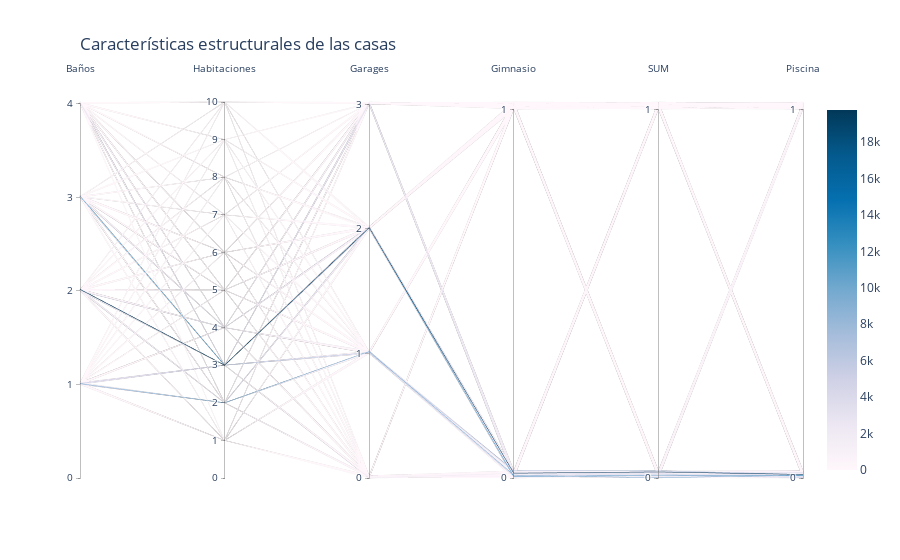

Notebook code for this chart:
### Markdown cell above
### Casa

### Code cell
tryDf = df[['tipodepropiedad', 'habitaciones', 'garages', 'banos', 'gimnasio', 'usosmultiples', 'piscina']]
tryDf = tryDf.loc[tryDf.tipodepropiedad.isin(['Casa'])]
tryDf = tryDf.groupby(['habitaciones', 'garages', 'banos', 'gimnasio', 'usosmultiples', 'piscina']).size()
tryDf = tryDf.to_frame().reset_index()
tryDf.columns = tryDf.columns.map(str)
tryDf = tryDf.sort_values(by='0', ascending=False)

# print(tryDf)
# print(len(tryDf))

low, high = 0, 0.02
tryDf['garages'] = tryDf['garages'].apply(lambda x: x + np.random.uniform(low, high))
tryDf['banos'] = tryDf['banos'].apply(lambda x: x + np.random.uniform(low, high))
tryDf['gimnasio'] = tryDf['gimnasio'].apply(lambda x: x + np.random.uniform(low, high))
tryDf['piscina'] = tryDf['piscina'].apply(lambda x: x + np.random.uniform(low, high))
tryDf['usosmultiples'] = tryDf['usosmultiples'].apply(lambda x: x + np.random.uniform(low, high))

myLayout = go.Layout(
    title=go.layout.Title(
        text='Características estructurales de las casas',
        xref='paper',
        x=0
    )
)

fig = go.Figure(data=
    go.Parcoords(
        line = dict(color = tryDf['0'],
                   colorscale = 'PuBu',
                   showscale = True,
                   reversescale = False,
                   cmin = 0),
        dimensions = list([
            dict(range = [0,4+high],
                label = 'Baños', values = tryDf['banos'],
                tickvals = [0,1,2,3,4]),
            dict(range = [0,10],
                label = 'Habitaciones', values = tryDf['habitaciones'],
                tickvals = [0,1,2,3,4,5,6,7,8,9,10]),
            dict(range = [0,3+high],
                label = 'Garages', values = tryDf['garages'],
                tickvals = [0,1,2,3]),
            dict(range = [0,1+high],
                label = 'Gimnasio', values = tryDf['gimnasio'],
                tickvals = [0,1]),
            dict(range = [0,1+high],
                label = 'SUM', values = tryDf['usosmultiples'],
                tickvals = [0,1]),
            dict(range = [0,1+high],
                label = 'Piscina', values = tryDf['piscina'],
                tickvals = [0,1])
        ])
    ),
layout = myLayout)

fig.update_layout(
    plot_bgcolor = 'white',
    paper_bgcolor = 'white'
)

fig.show()

### Figure 1 — Plotly figure (JSON) as saved in the notebook; plotly's stock layout.template omitted (floating-point values rounded to 4 significant figures; data arrays with more than 128 entries replaced by an {"elided": "..."} marker saying what was removed)
{"data": [{"dimensions": [{"label": "Baños", "range": [0, 4.02], "tickvals": [0, 1, 2, 3, 4], "values": {"elided": "507 float values"}}, {"label": "Habitaciones", "range": [0, 10], "tickvals": [0, 1, 2, 3, 4, 5, 6, 7, 8, 9, 10], "values": {"elided": "507 int values"}}, {"label": "Garages", "range": [0, 3.02], "tickvals": [0, 1, 2, 3], "values": {"elided": "507 float values"}}, {"label": "Gimnasio", "range": [0, 1.02], "tickvals": [0, 1], "values": {"elided": "507 float values"}}, {"label": "SUM", "range": [0, 1.02], "tickvals": [0, 1], "values": {"elided": "507 float values"}}, {"label": "Piscina", "range": [0, 1.02], "tickvals": [0, 1], "values": {"elided": "507 float values"}}], "line": {"cmin": 0, "color": {"elided": "507 int values"}, "colorscale": [[0, "rgb(255,247,251)"], [0.125, "rgb(236,231,242)"], [0.25, "rgb(208,209,230)"], [0.375, "rgb(166,189,219)"], [0.5, "rgb(116,169,207)"], [0.625, "rgb(54,144,192)"], [0.75, "rgb(5,112,176)"], [0.875, "rgb(4,90,141)"], [1, "rgb(2,56,88)"]], "reversescale": false, "showscale": true}, "type": "parcoords"}], "layout": {"paper_bgcolor": "white", "plot_bgcolor": "white", "title": {"text": "Características estructurales de las casas", "x": 0, "xref": "paper"}}}
